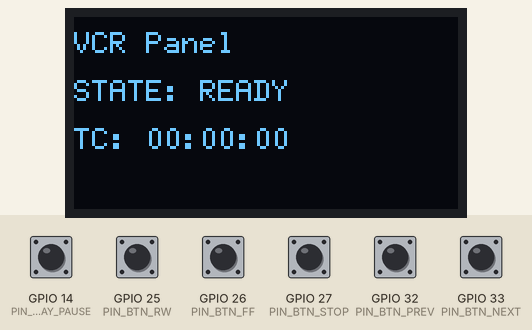
Simulated run of this program. Board: ESP32. Shown: 128×64 one-colour display. The test bench sets the inputs (shaded band); at power-on: GPIO 14 (PIN_BTN_PLAY_PAUSE), GPIO 25 (PIN_BTN_RW), GPIO 26 (PIN_BTN_FF), GPIO 27 (PIN_BTN_STOP), GPIO 32 (PIN_BTN_PREV), GPIO 33 (PIN_BTN_NEXT) HIGH. What the program prints to the serial monitor is not drawn.

Above: at 1.2 s.
1.3 s: GPIO 14 (PIN_BTN_PLAY_PAUSE) pulled LOW for 0.15 s
At 1.7 s:
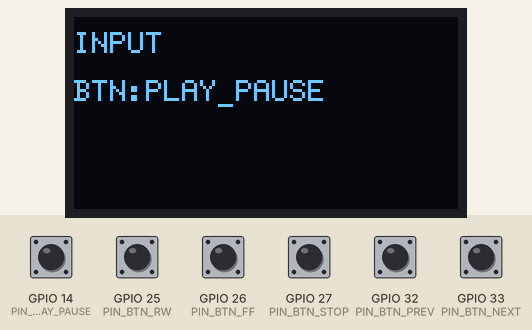
2.9 s: GPIO 25 (PIN_BTN_RW) pulled LOW for 0.15 s
At 4.1 s:
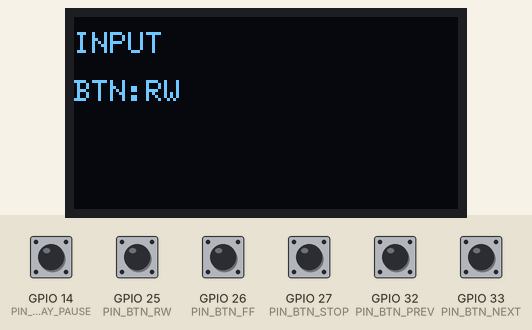
4.5 s: GPIO 26 (PIN_BTN_FF) pulled LOW for 0.15 s
At 5.4 s:
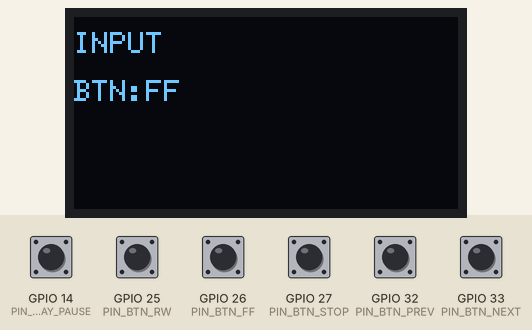
6.1 s: GPIO 27 (PIN_BTN_STOP) pulled LOW for 0.15 s
At 6.6 s:
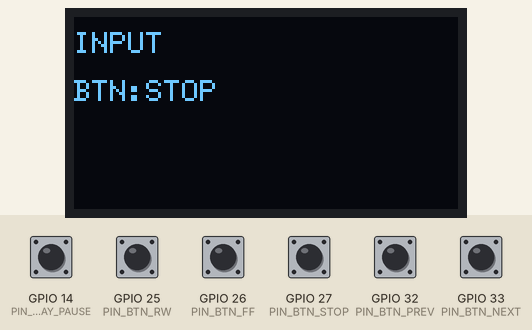
7.7 s: GPIO 32 (PIN_BTN_PREV) pulled LOW for 0.15 s
At 8.9 s:
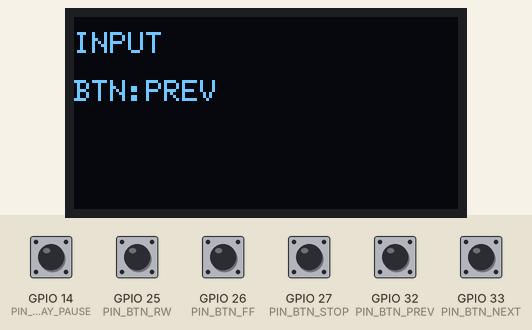
9.3 s: GPIO 33 (PIN_BTN_NEXT) pulled LOW for 0.15 s
At 10.3 s:
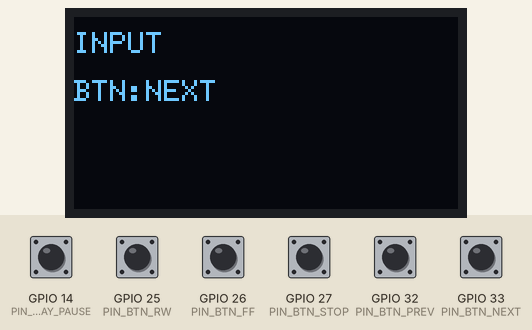
Timing chart, 0 to 11.9 s (numbered marks = the images above; inputs shaded):
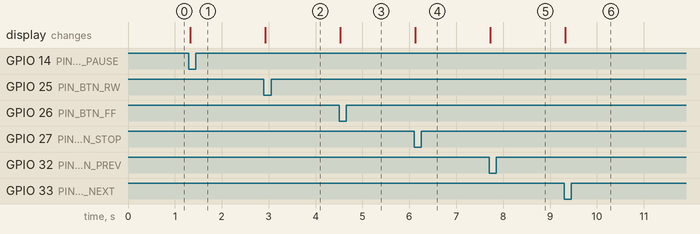

Measured:
- after the input at 1.3 s, the display: changes at once (image 1)
- after the input at 2.9 s, the display: changes at once (image 2)
- after the input at 4.5 s, the display: changes at once (image 3)
- after the input at 6.1 s, the display: changes at once (image 4)
- after the input at 7.7 s, the display: changes at once (image 5)
- after the input at 9.3 s, the display: changes at once (image 6)

The program:

main.cpp
```cpp
#include <Arduino.h>
#include <Wire.h>
#include <U8g2lib.h>

#include "pins.h"

namespace {
constexpr int SCREEN_WIDTH = 128;
constexpr int SCREEN_HEIGHT = 64;

U8G2_SSD1309_128X64_NONAME0_F_HW_I2C display(U8G2_R0, U8X8_PIN_NONE, PIN_I2C_SCL, PIN_I2C_SDA);

struct Button {
  int pin;
  const char* eventName;
  bool lastState;
  unsigned long lastChangeMs;
};

Button buttons[] = {
  {PIN_BTN_PLAY_PAUSE, "BTN:PLAY_PAUSE", true, 0},
  {PIN_BTN_STOP, "BTN:STOP", true, 0},
  {PIN_BTN_FF, "BTN:FF", true, 0},
  {PIN_BTN_RW, "BTN:RW", true, 0},
  {PIN_BTN_NEXT, "BTN:NEXT", true, 0},
  {PIN_BTN_PREV, "BTN:PREV", true, 0},
};

constexpr unsigned long DEBOUNCE_MS = 30;

char uiState[16] = "READY";
char uiTimecode[16] = "00:00:00";
char uiTitle[32] = "VCR Panel";

void renderStatus(const char* line1, const char* line2) {
  display.clearBuffer();
  display.setFont(u8g2_font_6x12_tf);
  display.drawStr(0, 12, line1);
  display.drawStr(0, 28, line2);
  display.sendBuffer();
}

void renderUi() {
  char line2[32];
  char line3[32];
  snprintf(line2, sizeof(line2), "STATE: %s", uiState);
  snprintf(line3, sizeof(line3), "TC: %s", uiTimecode);

  display.clearBuffer();
  display.setFont(u8g2_font_6x12_tf);
  display.drawStr(0, 12, uiTitle);
  display.drawStr(0, 28, line2);
  display.drawStr(0, 44, line3);
  display.sendBuffer();
}

void setSafeText(char* dst, size_t dstSize, const String& src) {
  if (dstSize == 0) {
    return;
  }
  size_t len = src.length();
  if (len >= dstSize) {
    len = dstSize - 1;
  }
  memcpy(dst, src.c_str(), len);
  dst[len] = '\0';
}

void handleIncomingSerial() {
  while (Serial.available()) {
    String line = Serial.readStringUntil('\n');
    line.trim();
    if (line.length() == 0) {
      continue;
    }

    if (line.startsWith("STATE:")) {
      setSafeText(uiState, sizeof(uiState), line.substring(6));
      renderUi();
      continue;
    }
    if (line.startsWith("TC:")) {
      setSafeText(uiTimecode, sizeof(uiTimecode), line.substring(3));
      renderUi();
      continue;
    }
    if (line.startsWith("TITLE:")) {
      setSafeText(uiTitle, sizeof(uiTitle), line.substring(6));
      renderUi();
      continue;
    }
  }
}

}

void setup() {
  Serial.begin(115200);

  for (auto& btn : buttons) {
    pinMode(btn.pin, INPUT_PULLUP);
    btn.lastState = digitalRead(btn.pin);
    btn.lastChangeMs = millis();
  }

  display.begin();
  renderUi();
}

void loop() {
  const unsigned long now = millis();

  handleIncomingSerial();

  for (auto& btn : buttons) {
    bool state = digitalRead(btn.pin);
    if (state != btn.lastState && (now - btn.lastChangeMs) > DEBOUNCE_MS) {
      btn.lastState = state;
      btn.lastChangeMs = now;
      if (state == LOW) {
        Serial.println(btn.eventName);
        renderStatus("INPUT", btn.eventName);
      }
    }
  }

  static unsigned long lastPing = 0;
  if ((now - lastPing) > 5000) {
    lastPing = now;
    Serial.println("PING");
  }
}
```

pins.h
```cpp
#pragma once

// Reference wiring (ESP32 DevKit v1)
static const int PIN_BTN_PLAY_PAUSE = 14;
static const int PIN_BTN_STOP = 27;
static const int PIN_BTN_FF = 26;
static const int PIN_BTN_RW = 25;
static const int PIN_BTN_NEXT = 33;
static const int PIN_BTN_PREV = 32;

// I2C OLED (SSD1309 2.42 inch)
static const int PIN_I2C_SDA = 21;
static const int PIN_I2C_SCL = 22;
```
